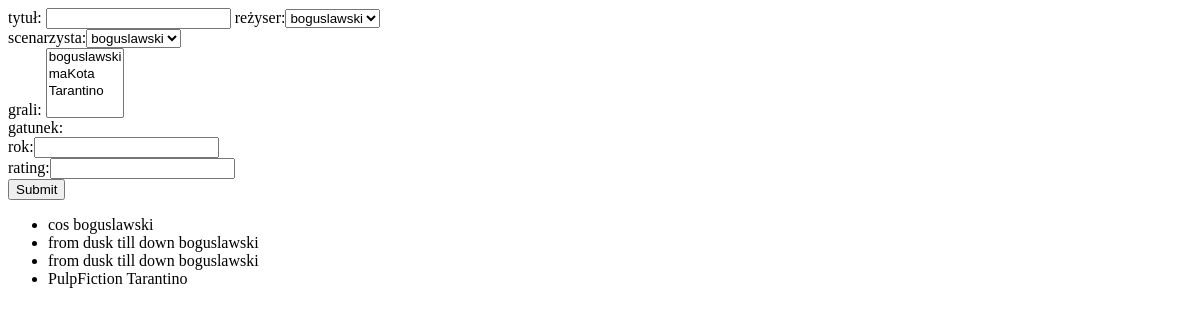
/movie_detail/1/, run on an earlier commit of the app's database.
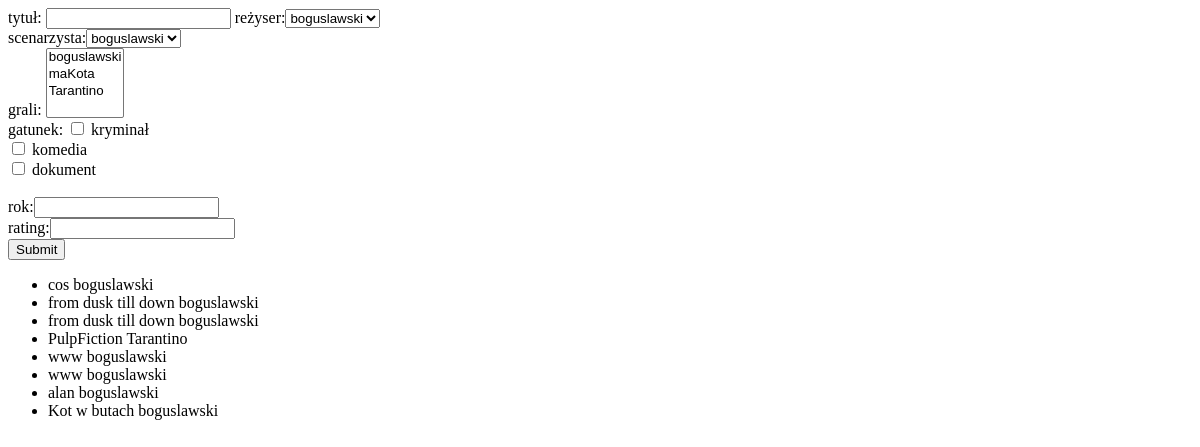
And on a later commit of the database.
### movie_app/models.py (models this page shows, shortened)
class Movie(models.Model):
    title = models.CharField(max_length=128)
    director = models.ForeignKey(Person, on_delete=models.CASCADE, related_name='directed_by')
    screen_play = models.ForeignKey(Person, on_delete=models.CASCADE, related_name='screen_played_by', null=True)
    rating = models.IntegerField(null=True)
    starring = models.ManyToManyField(Person, related_name='played_in', through="MoviePerson")
    year = models.IntegerField(null=True)
    genre = models.ManyToManyField(Genre)
    producer = models.ForeignKey(Publisher, on_delete=models.CASCADE, null=True)

class Person(models.Model):
    first_name = models.CharField(max_length=128)
    last_name = models.CharField(max_length=128)

class Genre(models.Model):
    name = models.CharField(max_length=128)

### movie_app/views.py (the view, shortened to what this page needs)
# urls.py: path('movie_detail/<int:id>/', views.MovieDataView.as_view()),
class MovieDataView(View):
    def get(self, request, id):
        persons = Person.objects.all()
        genres = Genre.objects.all()
        movies = Movie.objects.all()
        movie = Movie.objects.get(pk=id)
        content = {'persons': persons, 'movies': movies, 'genres': genres, 'movie': movie}
        return render(request, 'detail_view.html', content)

### templates/detail_view.html (shortened to what this page needs)
<form method="post">
    tytuł: <input type="text" name="title">
    reżyser:<select name="director_id">
        {% for person in persons %}
            <option value="{{ person.id }}">
                {{ person.last_name }}
            </option>
        {% endfor %}
    </select><br>
scenarzysta:<select name="screen_play_id">
        {% for person in persons %}
            <option value="{{ person.id }}">
                {{ person.last_name }}
            </option>
        {% endfor %}
    </select><br>
grali: <select multiple name="starring"> {% for person in persons %}
            <option value="{{ person.id }}">
            </option>
        {% endfor %}</select><br>
gatunek:
        {% for genre in genres %}
            <input type="checkbox" name="genre" value="{{genre.id}}"> {{ genre.name }}<br>
        {% endfor %}
    </input><br>
rok:<input type="text" name="year"><br>
rating:<input name="rating", type="text"><br>
<input type="submit">
</form>
<ul>
{% for movie in movies %}
    <li>{{ movie.title }} {{ movie.director.last_name }}</li>
{% endfor %}
</ul>

What changed in the data, as far as the page shows it:
added Genre: name "kryminał"
added Genre: name "komedia"
added Genre: name "dokument"
added Movie: title "www", director.last_name "boguslawski"
added Movie: title "www", director.last_name "boguslawski"
added Movie: title "alan", director.last_name "boguslawski"
added Movie: title "Kot w butach", director.last_name "boguslawski"
